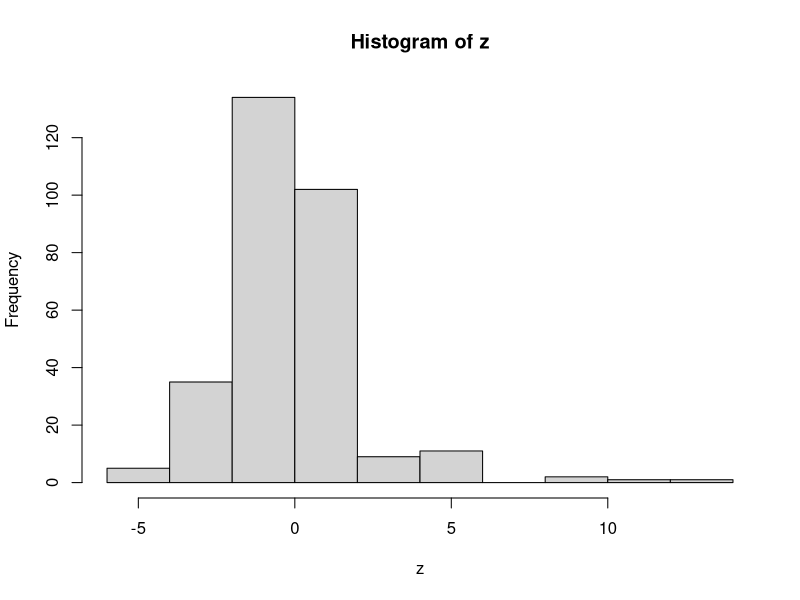

The R script that drew this image: (Note: this script raises an error after producing the figure.)
###  Cosa osservato di problematico:
#    Se J troppo piccolo salta, una volta aumentato J il problema scompare
#    Come salta? il parametro a schizza in alto e la f1 scompare

set.seed(19922598)
z <- c(rnorm(200,0,1), rnorm(50,-2), rnorm(50,2,4))
HP <- list(
  KAPPA = 2,
  aa    = 20,    bb   = 57,
  a_rho = 1,    b_rho = 9,
  ax    = 1,     bx   = 1, 
  m01   = 0, V01   = 100, 
  a01   = 1,     b01  = 1,
  a_phi0 = 10, b_phi0 = 10, 
  m_phi0 = 0,  V_phi0 = 1/100,
  alpha_a=1,alpha_b=1
)
hist(z)
d <- z#[1:1000]
res1 <- Nollik_w4_BNP(z = d,   
                      hyperpar = HP, 
                      NSIM = 5000,
                      BURN = 5000,
                      J = 20,
                      THIN = 1,
                      verbose.step = 50,
                      sigA = .1, 
                      fixedA = T,
                      setseed = 1, # 
                      optThresh = .4 )
plot(res1$data)
plot(res1$DENS[,2])
plot(res1$DENS[,3])
plot((c(res1$RHOcon)),type="l")

hist(res1$data,freq = F,breaks = 40)
lines(res1$DENS[,2]~res1$DENS[,1])
hist(res1$data,freq = F,breaks = 40)
lines(res1$DENS[,3]~res1$DENS[,1])
hist(res1$data,freq = F,breaks = 25)
lines(res1$DENS[,4]~res1$DENS[,1])
hist(res1$data,freq = F,breaks = 40)
lines(res1$DENS[,5]~res1$DENS[,1])

plot((c(res1$RHOcon)),type="l")
plot((c(res1$S0)),type="l")
plot((c(res1$M0)),type="l")
plot((c(res1$a)))
plot(((res1$a)))
plot(((res1$Alpha)))

res1$Xcon[,1999]
res1$Picon[2000,]

plot(res1$Picon[,1])
plot(res1$Picon[500,][[1]])

plot(t(res1$MuSigArray[,,900]))

